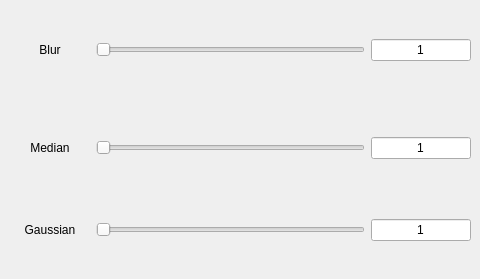
         <widget class="QWidget" name="tab_6">
          <attribute name="title">
           <string>Filters</string>
          </attribute>
          <widget class="QWidget" name="gridLayoutWidget">
           <property name="geometry">
            <rect>
             <x>10</x>
             <y>100</y>
             <width>461</width>
             <height>97</height>
            </rect>
           </property>
           <layout class="QGridLayout" name="gridLayout_3">
            <item row="0" column="1">
             <widget class="QSlider" name="mblurSlider">
              <property name="minimum">
               <number>0</number>
              </property>
              <property name="maximum">
               <number>11</number>
              </property>
              <property name="singleStep">
               <number>1</number>
              </property>
              <property name="pageStep">
               <number>1</number>
              </property>
              <property name="value">
               <number>0</number>
              </property>
              <property name="sliderPosition">
               <number>0</number>
              </property>
              <property name="orientation">
               <enum>Qt::Horizontal</enum>
              </property>
             </widget>
            </item>
            <item row="0" column="2">
             <widget class="QLineEdit" name="mblurValLineEdit">
              <property name="maximumSize">
               <size>
                <width>100</width>
                <height>16777215</height>
               </size>
              </property>
              <property name="cursor">
               <cursorShape>BlankCursor</cursorShape>
              </property>
              <property name="text">
               <string>1</string>
              </property>
              <property name="maxLength">
               <number>50</number>
              </property>
              <property name="alignment">
               <set>Qt::AlignCenter</set>
              </property>
              <property name="readOnly">
               <bool>true</bool>
              </property>
             </widget>
            </item>
            <item row="0" column="0">
             <widget class="QLabel" name="label">
              <property name="minimumSize">
               <size>
                <width>80</width>
                <height>0</height>
               </size>
              </property>
              <property name="maximumSize">
               <size>
                <width>80</width>
                <height>16777215</height>
               </size>
              </property>
              <property name="text">
               <string>&lt;html&gt;&lt;head/&gt;&lt;body&gt;&lt;p align=&quot;center&quot;&gt;Median&lt;/p&gt;&lt;/body&gt;&lt;/html&gt;</string>
              </property>
             </widget>
            </item>
           </layout>
          </widget>
          <widget class="QWidget" name="gridLayoutWidget_2">
           <property name="geometry">
            <rect>
             <x>10</x>
             <y>190</y>
             <width>461</width>
             <height>80</height>
            </rect>
           </property>
           <layout class="QGridLayout" name="gridLayout_4">
            <item row="0" column="0">
             <widget class="QLabel" name="label_2">
              <property name="minimumSize">
               <size>
                <width>80</width>
                <height>0</height>
               </size>
              </property>
              <property name="maximumSize">
               <size>
                <width>80</width>
                <height>16777215</height>
               </size>
              </property>
              <property name="text">
               <string>&lt;html&gt;&lt;head/&gt;&lt;body&gt;&lt;p align=&quot;center&quot;&gt;Gaussian&lt;/p&gt;&lt;/body&gt;&lt;/html&gt;</string>
              </property>
             </widget>
            </item>
            <item row="0" column="1">
             <widget class="QSlider" name="gblurSlider">
              <property name="minimum">
               <number>0</number>
              </property>
              <property name="maximum">
               <number>11</number>
              </property>
              <property name="singleStep">
               <number>1</number>
              </property>
              <property name="pageStep">
               <number>1</number>
              </property>
              <property name="value">
               <number>0</number>
              </property>
              <property name="sliderPosition">
               <number>0</number>
              </property>
              <property name="orientation">
               <enum>Qt::Horizontal</enum>
              </property>
             </widget>
            </item>
            <item row="0" column="2">
             <widget class="QLineEdit" name="gblurValLineEdit">
              <property name="maximumSize">
               <size>
                <width>100</width>
                <height>16777215</height>
               </size>
              </property>
              <property name="cursor">
               <cursorShape>BlankCursor</cursorShape>
              </property>
              <property name="text">
               <string>1</string>
              </property>
              <property name="maxLength">
               <number>50</number>
              </property>
              <property name="alignment">
               <set>Qt::AlignCenter</set>
              </property>
              <property name="readOnly">
               <bool>true</bool>
              </property>
             </widget>
            </item>
           </layout>
          </widget>
          <widget class="QWidget" name="gridLayoutWidget_3">
           <property name="geometry">
            <rect>
             <x>10</x>
             <y>10</y>
             <width>461</width>
             <height>80</height>
            </rect>
           </property>
           <layout class="QGridLayout" name="gridLayout_5">
            <item row="0" column="0">
             <widget class="QLabel" name="label_12">
              <property name="minimumSize">
               <size>
                <width>80</width>
                <height>0</height>
               </size>
              </property>
              <property name="maximumSize">
               <size>
                <width>80</width>
                <height>16777215</height>
               </size>
              </property>
              <property name="text">
               <string>&lt;html&gt;&lt;head/&gt;&lt;body&gt;&lt;p align=&quot;center&quot;&gt;Blur&lt;/p&gt;&lt;/body&gt;&lt;/html&gt;</string>
              </property>
             </widget>
            </item>
            <item row="0" column="1">
             <widget class="QSlider" name="blurSlider">
              <property name="minimum">
               <number>1</number>
              </property>
              <property name="maximum">
               <number>11</number>
              </property>
              <property name="singleStep">
               <number>1</number>
              </property>
              <property name="pageStep">
               <number>2</number>
              </property>
              <property name="sliderPosition">
               <number>1</number>
              </property>
              <property name="orientation">
               <enum>Qt::Horizontal</enum>
              </property>
             </widget>
            </item>
            <item row="0" column="2">
             <widget class="QLineEdit" name="blurValLineEdit">
              <property name="maximumSize">
               <size>
                <width>100</width>
                <height>16777215</height>
               </size>
              </property>
              <property name="cursor">
               <cursorShape>BlankCursor</cursorShape>
              </property>
              <property name="text">
               <string>1</string>
              </property>
              <property name="maxLength">
               <number>50</number>
              </property>
              <property name="alignment">
               <set>Qt::AlignCenter</set>
              </property>
              <property name="readOnly">
               <bool>true</bool>
              </property>
             </widget>
            </item>
           </layout>
          </widget>
         </widget>
